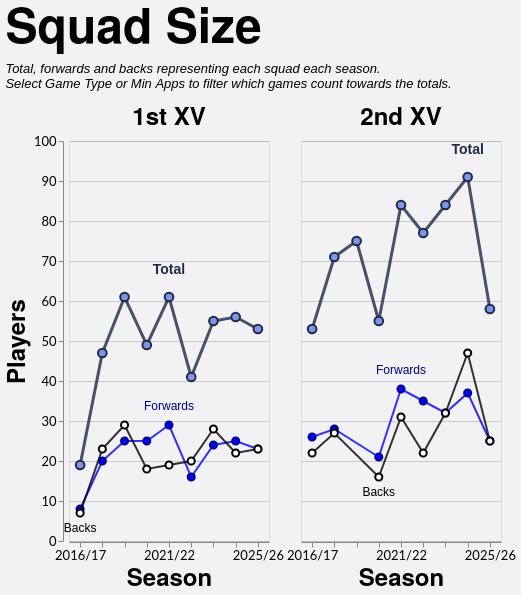

The Vega-Lite source for this figure:
### Vega-Lite specification from a JSON file in a GitHub repository (floating-point values rounded to 4 significant figures)
{"config": {"axis": {"labelFont": "Lato, sans-serif", "titleFont": "PT Sans Narrow, Helvetica Neue, Helvetica, Arial, sans-serif", "labelFontSize": 13, "titleFontSize": 24, "gridColor": "#202947", "gridOpacity": 0.2}, "header": {"labelFont": "PT Sans Narrow, Helvetica Neue, Helvetica, Arial, sans-serif", "titleFont": "PT Sans Narrow, Helvetica Neue, Helvetica, Arial, sans-serif", "labelFontSize": 24, "titleFontSize": 28, "labelFontWeight": "bold", "orient": "left"}, "legend": {"labelFont": "Lato, sans-serif", "titleFont": "PT Sans Narrow, Helvetica Neue, Helvetica, Arial, sans-serif", "labelFontSize": 14, "titleFontSize": 16, "titlePadding": 5, "fillColor": "white", "strokeColor": "black", "padding": 10, "titleFontWeight": "lighter", "titleFontStyle": "italic", "titleColor": "gray", "offset": 10}, "title": {"font": "PT Sans Narrow, Helvetica Neue, Helvetica, Arial, sans-serif", "fontSize": 48, "fontWeight": "bold", "anchor": "start", "align": "center", "titlePadding": 20, "subtitlePadding": 10, "subtitleFontSize": 13, "subtitleColor": "", "subtitleFontStyle": "italic", "offset": 15, "color": "black"}, "axisX": {"labelAngle": 0}, "facet": {"title": null, "header": null, "align": {"row": "each", "column": "each"}}, "resolve": {"scale": {"y": "independent", "facet": "independent"}}, "background": "#f2f1f4"}, "data": {"name": "data-3b59e77d2afebb547dabe5846f437867"}, "facet": {"column": {"field": "squad", "header": {"labelExpr": "datum.value + ' XV'", "labelFontSize": 24}, "sort": ["1st", "2nd"], "title": null, "type": "nominal"}}, "spec": {"layer": [{"mark": {"type": "line", "color": "#202946", "opacity": 0.8, "point": {"filled": true, "color": "#7d96e8", "stroke": "#202946", "size": 75, "strokeWidth": 2}, "strokeWidth": 3}, "encoding": {"detail": [{"field": "unit", "type": "nominal"}], "tooltip": [{"field": "season", "title": "Season", "type": "ordinal"}, {"field": "squad", "title": "Squad", "type": "nominal"}, {"field": "unit", "title": "Unit", "type": "nominal"}, {"field": "players", "title": "Players", "type": "quantitative"}], "x": {"axis": {"labelAngle": 0, "labelOverlap": "parity"}, "field": "season", "sort": "ascending", "title": "Season", "type": "ordinal"}, "y": {"axis": {"tickMinStep": 1}, "field": "players", "scale": {"zero": true}, "title": "Players", "type": "quantitative"}}, "transform": [{"filter": "(datum.unit === 'Total')"}]}, {"mark": {"type": "line", "color": "blue", "opacity": 0.8, "point": {"filled": true, "color": "blue", "stroke": "darkblue", "size": 50, "strokeWidth": 2}, "strokeWidth": 2}, "encoding": {"detail": [{"field": "unit", "type": "nominal"}], "tooltip": [{"field": "season", "title": "Season", "type": "ordinal"}, {"field": "squad", "title": "Squad", "type": "nominal"}, {"field": "unit", "title": "Unit", "type": "nominal"}, {"field": "players", "title": "Players", "type": "quantitative"}], "x": {"axis": {"labelAngle": 0, "labelOverlap": "parity"}, "field": "season", "sort": "ascending", "title": "Season", "type": "ordinal"}, "y": {"axis": {"tickMinStep": 1}, "field": "players", "scale": {"zero": true}, "title": "Players", "type": "quantitative"}}, "transform": [{"filter": "(datum.unit === 'Forwards')"}]}, {"mark": {"type": "line", "color": "black", "opacity": 0.8, "point": {"filled": true, "color": "white", "stroke": "black", "size": 50, "strokeWidth": 2}, "strokeWidth": 2}, "encoding": {"detail": [{"field": "unit", "type": "nominal"}], "tooltip": [{"field": "season", "title": "Season", "type": "ordinal"}, {"field": "squad", "title": "Squad", "type": "nominal"}, {"field": "unit", "title": "Unit", "type": "nominal"}, {"field": "players", "title": "Players", "type": "quantitative"}], "x": {"axis": {"labelAngle": 0, "labelOverlap": "parity"}, "field": "season", "sort": "ascending", "title": "Season", "type": "ordinal"}, "y": {"axis": {"tickMinStep": 1}, "field": "players", "scale": {"zero": true}, "title": "Players", "type": "quantitative"}}, "transform": [{"filter": "(datum.unit === 'Backs')"}]}, {"mark": {"type": "text", "align": "center", "baseline": "bottom", "color": "#202946", "dx": 0, "dy": -20, "fontSize": 14, "fontWeight": "bold"}, "encoding": {"detail": [{"field": "unit", "type": "nominal"}], "text": {"value": "Total"}, "tooltip": [{"field": "season", "title": "Season", "type": "ordinal"}, {"field": "squad", "title": "Squad", "type": "nominal"}, {"field": "unit", "title": "Unit", "type": "nominal"}, {"field": "players", "title": "Players", "type": "quantitative"}], "x": {"field": "season", "type": "ordinal"}, "y": {"field": "players", "type": "quantitative"}}, "transform": [{"filter": "(datum.unit === 'Total')"}, {"calculate": "toNumber(split(datum.season, '/')[0])", "as": "season_order"}, {"joinaggregate": [{"op": "max", "field": "players", "as": "max_value"}, {"op": "min", "field": "players", "as": "min_value"}], "groupby": ["squad"]}, {"filter": "datum.players > 0"}, {"filter": "datum.players == datum.max_value"}, {"window": [{"op": "row_number", "field": "", "as": "rank"}], "groupby": ["squad"], "sort": [{"field": "season_order", "order": "descending"}]}, {"filter": "datum.rank == 1"}]}, {"mark": {"type": "text", "align": "center", "baseline": "bottom", "color": "darkblue", "dx": 0, "dy": -12, "fontSize": 12, "fontWeight": "normal"}, "encoding": {"detail": [{"field": "unit", "type": "nominal"}], "text": {"value": "Forwards"}, "tooltip": [{"field": "season", "title": "Season", "type": "ordinal"}, {"field": "squad", "title": "Squad", "type": "nominal"}, {"field": "unit", "title": "Unit", "type": "nominal"}, {"field": "players", "title": "Players", "type": "quantitative"}], "x": {"field": "season", "type": "ordinal"}, "y": {"field": "players", "type": "quantitative"}}, "transform": [{"filter": "(datum.unit === 'Forwards')"}, {"calculate": "toNumber(split(datum.season, '/')[0])", "as": "season_order"}, {"joinaggregate": [{"op": "max", "field": "players", "as": "max_value"}, {"op": "min", "field": "players", "as": "min_value"}], "groupby": ["squad"]}, {"filter": "datum.players > 0"}, {"filter": "datum.players == datum.max_value"}, {"window": [{"op": "row_number", "field": "", "as": "rank"}], "groupby": ["squad"], "sort": [{"field": "season_order", "order": "descending"}]}, {"filter": "datum.rank == 1"}]}, {"mark": {"type": "text", "align": "center", "baseline": "top", "color": "black", "dx": 0, "dy": 10, "fontSize": 12, "fontWeight": "normal"}, "encoding": {"detail": [{"field": "unit", "type": "nominal"}], "text": {"value": "Backs"}, "tooltip": [{"field": "season", "title": "Season", "type": "ordinal"}, {"field": "squad", "title": "Squad", "type": "nominal"}, {"field": "unit", "title": "Unit", "type": "nominal"}, {"field": "players", "title": "Players", "type": "quantitative"}], "x": {"field": "season", "type": "ordinal"}, "y": {"field": "players", "type": "quantitative"}}, "transform": [{"filter": "(datum.unit === 'Backs')"}, {"calculate": "toNumber(split(datum.season, '/')[0])", "as": "season_order"}, {"joinaggregate": [{"op": "max", "field": "players", "as": "max_value"}, {"op": "min", "field": "players", "as": "min_value"}], "groupby": ["squad"]}, {"filter": "datum.players > 0"}, {"filter": "datum.players == datum.min_value"}, {"window": [{"op": "row_number", "field": "", "as": "rank"}], "groupby": ["squad"], "sort": [{"field": "season_order", "order": "descending"}]}, {"filter": "datum.rank == 1"}]}], "height": 400, "width": 200}, "spacing": 30, "title": {"text": "Squad Size", "subtitle": ["Total, forwards and backs representing each squad each season.", "Select Game Type or Min Apps to filter which games count towards the totals."]}, "$schema": "https://vega.github.io/schema/vega-lite/v5.20.1.json", "datasets": {"data-3b59e77d2afebb547dabe5846f437867": [{"season": "2016/17", "squad": "1st", "unit": "Backs", "players": 7}, {"season": "2016/17", "squad": "1st", "unit": "Forwards", "players": 8}, {"season": "2016/17", "squad": "1st", "unit": "Total", "players": 19}, {"season": "2016/17", "squad": "2nd", "unit": "Backs", "players": 22}, {"season": "2016/17", "squad": "2nd", "unit": "Forwards", "players": 26}, {"season": "2016/17", "squad": "2nd", "unit": "Total", "players": 53}, {"season": "2017/18", "squad": "1st", "unit": "Backs", "players": 23}, {"season": "2017/18", "squad": "1st", "unit": "Forwards", "players": 20}, {"season": "2017/18", "squad": "1st", "unit": "Total", "players": 47}, {"season": "2017/18", "squad": "2nd", "unit": "Backs", "players": 27}, {"season": "2017/18", "squad": "2nd", "unit": "Forwards", "players": 28}, {"season": "2017/18", "squad": "2nd", "unit": "Total", "players": 71}, {"season": "2018/19", "squad": "1st", "unit": "Backs", "players": 29}, {"season": "2018/19", "squad": "1st", "unit": "Forwards", "players": 25}, {"season": "2018/19", "squad": "1st", "unit": "Total", "players": 61}, {"season": "2018/19", "squad": "2nd", "unit": "Total", "players": 75}, {"season": "2019/20", "squad": "1st", "unit": "Backs", "players": 18}, {"season": "2019/20", "squad": "1st", "unit": "Forwards", "players": 25}, {"season": "2019/20", "squad": "1st", "unit": "Total", "players": 49}, {"season": "2019/20", "squad": "2nd", "unit": "Backs", "players": 16}, {"season": "2019/20", "squad": "2nd", "unit": "Forwards", "players": 21}, {"season": "2019/20", "squad": "2nd", "unit": "Total", "players": 55}, {"season": "2021/22", "squad": "1st", "unit": "Backs", "players": 19}, {"season": "2021/22", "squad": "1st", "unit": "Forwards", "players": 29}, {"season": "2021/22", "squad": "1st", "unit": "Total", "players": 61}, {"season": "2021/22", "squad": "2nd", "unit": "Backs", "players": 31}, {"season": "2021/22", "squad": "2nd", "unit": "Forwards", "players": 38}, {"season": "2021/22", "squad": "2nd", "unit": "Total", "players": 84}, {"season": "2022/23", "squad": "1st", "unit": "Backs", "players": 20}, {"season": "2022/23", "squad": "1st", "unit": "Forwards", "players": 16}, {"season": "2022/23", "squad": "1st", "unit": "Total", "players": 41}, {"season": "2022/23", "squad": "2nd", "unit": "Backs", "players": 22}, {"season": "2022/23", "squad": "2nd", "unit": "Forwards", "players": 35}, {"season": "2022/23", "squad": "2nd", "unit": "Total", "players": 77}, {"season": "2023/24", "squad": "1st", "unit": "Backs", "players": 28}, {"season": "2023/24", "squad": "1st", "unit": "Forwards", "players": 24}, {"season": "2023/24", "squad": "1st", "unit": "Total", "players": 55}, {"season": "2023/24", "squad": "2nd", "unit": "Backs", "players": 32}, {"season": "2023/24", "squad": "2nd", "unit": "Forwards", "players": 32}, {"season": "2023/24", "squad": "2nd", "unit": "Total", "players": 84}, {"season": "2024/25", "squad": "1st", "unit": "Backs", "players": 22}, {"season": "2024/25", "squad": "1st", "unit": "Forwards", "players": 25}, {"season": "2024/25", "squad": "1st", "unit": "Total", "players": 56}, {"season": "2024/25", "squad": "2nd", "unit": "Backs", "players": 47}, {"season": "2024/25", "squad": "2nd", "unit": "Forwards", "players": 37}, {"season": "2024/25", "squad": "2nd", "unit": "Total", "players": 91}, {"season": "2025/26", "squad": "1st", "unit": "Backs", "players": 23}, {"season": "2025/26", "squad": "1st", "unit": "Forwards", "players": 23}, {"season": "2025/26", "squad": "1st", "unit": "Total", "players": 53}, {"season": "2025/26", "squad": "2nd", "unit": "Backs", "players": 25}, {"season": "2025/26", "squad": "2nd", "unit": "Forwards", "players": 25}, {"season": "2025/26", "squad": "2nd", "unit": "Total", "players": 58}]}}
